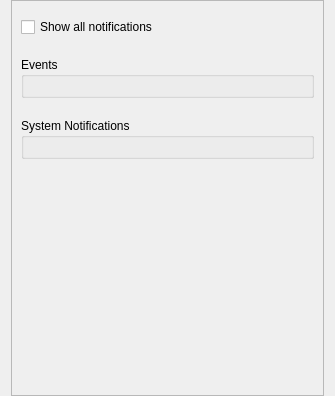
<?xml version="1.0" encoding="UTF-8"?>
<ui version="4.0">
 <class>PopupSettingsWidget</class>
 <widget class="QWidget" name="PopupSettingsWidget">
  <property name="geometry">
   <rect>
    <x>0</x>
    <y>0</y>
    <width>335</width>
    <height>396</height>
   </rect>
  </property>
  <layout class="QVBoxLayout" name="verticalLayout">
   <property name="topMargin">
    <number>0</number>
   </property>
   <property name="bottomMargin">
    <number>0</number>
   </property>
   <item>
    <widget class="QScrollArea" name="scrollArea">
     <property name="horizontalScrollBarPolicy">
      <enum>Qt::ScrollBarAlwaysOff</enum>
     </property>
     <property name="widgetResizable">
      <bool>true</bool>
     </property>
     <property name="alignment">
      <set>Qt::AlignLeading|Qt::AlignLeft|Qt::AlignTop</set>
     </property>
     <widget class="QWidget" name="scrollAreaWidgetContents">
      <property name="geometry">
       <rect>
        <x>0</x>
        <y>0</y>
        <width>315</width>
        <height>148</height>
       </rect>
      </property>
      <property name="sizePolicy">
       <sizepolicy hsizetype="Preferred" vsizetype="Maximum">
        <horstretch>0</horstretch>
        <verstretch>0</verstretch>
       </sizepolicy>
      </property>
      <layout class="QVBoxLayout" name="verticalLayout_2">
       <property name="spacing">
        <number>20</number>
       </property>
       <property name="topMargin">
        <number>16</number>
       </property>
       <item>
        <widget class="QCheckBox" name="showAllCheckBox">
         <property name="text">
          <string>Show all notifications</string>
         </property>
        </widget>
       </item>
       <item>
        <widget class="QGroupBox" name="businessEventsGroupBox">
         <property name="title">
          <string>Events</string>
         </property>
         <property name="flat">
          <bool>true</bool>
         </property>
         <layout class="QVBoxLayout" name="businessEventsLayout"/>
        </widget>
       </item>
       <item>
        <widget class="QGroupBox" name="systemHealthGroupBox">
         <property name="title">
          <string>System Notifications</string>
         </property>
         <property name="flat">
          <bool>true</bool>
         </property>
         <layout class="QVBoxLayout" name="systemHealthLayout"/>
        </widget>
       </item>
      </layout>
     </widget>
    </widget>
   </item>
  </layout>
 </widget>
 <resources/>
 <connections/>
</ui>
